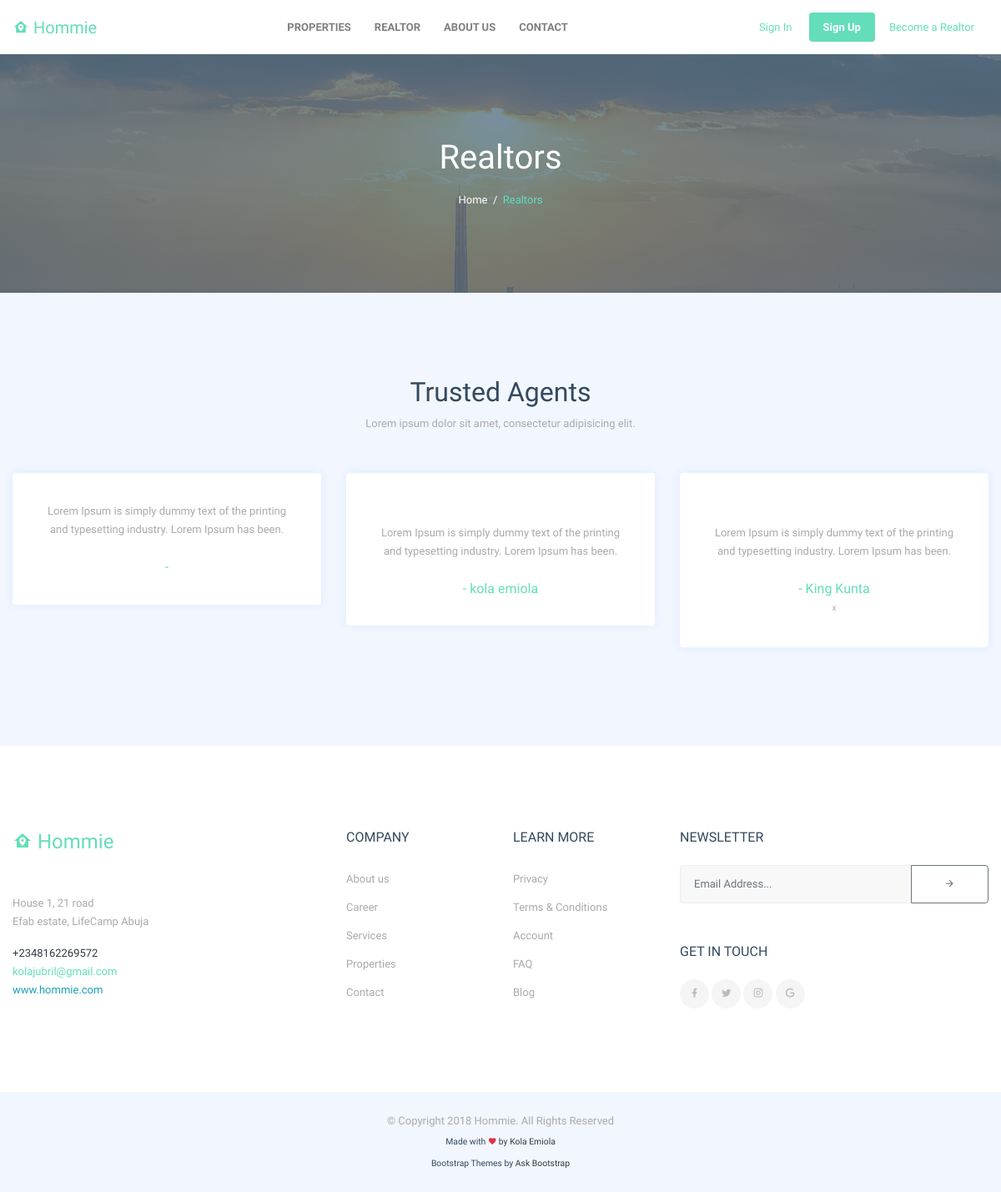
Page /realtor/realtors/ on the committed database.
### realtor/models.py (models this page shows, shortened)
class Realtor(models.Model):
    user = models.OneToOneField(User)
    city = models.ForeignKey('property.City', default=1)
    managers = models.ManyToManyField(User, related_name="manager_realtor", blank=True)
    active = models.BooleanField(default=False)
    timestamp = models.DateTimeField(auto_now_add=True, auto_now=False)
    image = models.ImageField(upload_to='realtor/', null=True, blank=True)
    address = models.CharField(blank=True,max_length=200)
    state = models.CharField(blank=True,max_length=200)
    phone_number = models.IntegerField(blank=True,default='0')
    website  = models.URLField(blank=True,max_length=200)
    company_name = models.CharField(blank=True,max_length=200)
    agree_to_terms = models.BooleanField(default=False)
    def get_realtor_url(self):
        return reverse("realtor:realtor-detail", kwargs={"pk":self.pk})

### main/models.py (models this page shows)
class User(AbstractUser):
    username = None
    email = models.EmailField(_('email address'), unique=True)
    USERNAME_FIELD = 'email'
    REQUIRED_FIELDS = []
    objects = UserManager()

### realtor/views.py (the view)
class RealtorsListView(ListView):
    template_name = "realtor/realtor_list.html"
    queryset      = Realtor.objects.all()[:50]

### realtor/templates/realtor/realtor_list.html
{% extends "base.html" %}
{% load staticfiles %}
{% load crispy_forms_tags %}
{% block content %}
    <section class="section-padding bg-dark inner-header" style="background-image: url({% static 'images/city_view.jpg' %})">
        <div class="container">
            <div class="row">
                <div class="col-md-12 text-center">
                    <h1 class="mt-0 mb-3 text-white">Realtors</h1>
                    <div class="breadcrumbs">
                        <p class="mb-0 text-white"><a class="text-white" href="/">Home</a>  /  <span class="text-success">Realtors</span></p>
                    </div>
                </div>
            </div>
        </div>
    </section>
    {% if object_list %}
     <section class="section-padding">
        <div class="section-title text-center mb-5">
           <h2>Trusted Agents</h2>
           <p>Lorem ipsum dolor sit amet, consectetur adipisicing elit.</p>
        </div>
        <div class="container">
           <div class="row">
               {% for realtor in object_list %}
                    {% include 'realtor/snippet/realtor_card.html' with instance=realtor %}
               {% endfor%}
           </div>
        </div>
     </section>
    {% else %}
    <section class="section-padding">
            <div class="section-title text-center mb-5">
               <h2>No agent here </h2>
            </div>
         </section>
    {% endif %}
{% endblock %}

### realtor/templates/realtor/snippet/realtor_card.html (shortened to what this page needs)
<div class="col-lg-4 col-md-4">
    <div class="card padding-card">
        <a href="{{ instance.get_realtor_url }}">
            <div class="card-body agents-card text-center">
                    <p class="mb-4">Lorem Ipsum is simply dummy text of the printing and typesetting industry. Lorem Ipsum has been.</p>
                    <h6 class="mb-0 text-success">- {{ instance.user.first_name }}  {{ instance.user.last_name }}</h6>
                <small>{{ instance.company_name }}</small>
            </div>
        </a>
    </div>
</div>

### static_mystatic/css/osahan.css (style rules this page uses)
body { background-color: #F2F6FF; font-size: 13px; font-family: 'Maven Pro', sans-serif; line-height: 25px; color: #34495e; }
h1, h2, h3, h4, h5, h6 { color: #34495e; }
p { font-size: 13px; line-height: 22px; color:#AAAAAA; }
a { transition: color 300ms ease 0s, background-color 300ms ease 0s; text-decoration:none !important; color:#AAAAAA; }
a, a:hover { text-decoration: none; }
.inner-header { background: rgba(0, 0, 0, 0) url("../img/slider/3.jpg") repeat scroll center top / 100% auto; position: relative; }
.inner-header::after { background: #587388 none repeat scroll 0 0; bottom: 0; content: ""; left: 0; opacity: 0.8; position: absolute; right: 0; top: 0; }
.inner-header .container { position: relative; z-index: 9; }
.padding-card .card-body { padding: 35px; }
.section-padding { padding: 100px 0; }
.text-success { color: #64ddba !important; }
.card { border: medium none; box-shadow: 0 0 11px #daebff; margin-bottom: 18px; }
.agents-card { padding-bottom: 15px; }
@media (min-width: 1024px) and (max-width: 1200px) { .container { max-width: 100%; } }

### rows in the picture
Realtor: user.first_name "kola", user.last_name "emiola"
Realtor: user.first_name "King", user.last_name "Kunta", company_name "x"
